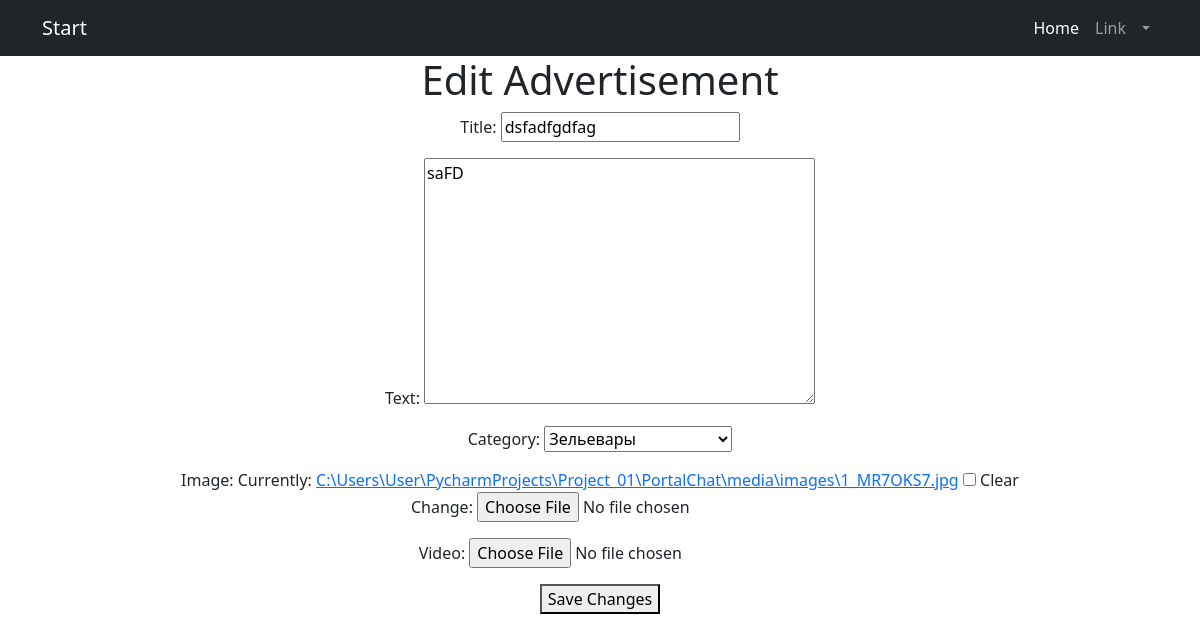
The page /accounts/advertisement/update/2/ (signed in) on the database as committed earlier.
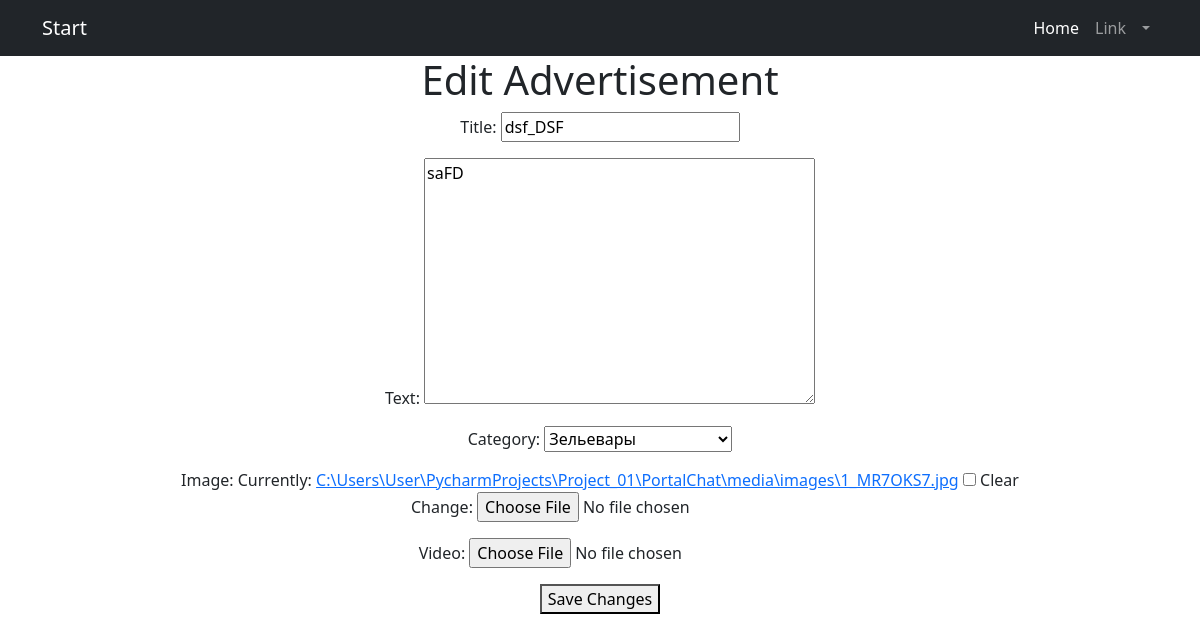
The same page on the database as committed later.
### chat/models.py (models this page shows, shortened)
class Advertisement(models.Model):
    user = models.ForeignKey(settings.AUTH_USER_MODEL, on_delete=models.CASCADE)
    title = models.CharField(max_length=100)
    text = models.TextField()
    image = models.ImageField(upload_to='images/', blank=True, null=True)
    video = models.FileField(upload_to='videos/', blank=True, null=True)
    content = RichTextField()
    category_choices = [
        ('Tanks', 'Танки'),
        ('Healers', 'Хилы'),
        ('DPS', 'ДД'),
        ('Traders', 'Торговцы'),
        ('Guild Masters', 'Гилдмастеры'),
        ('Quest Givers', 'Квестгиверы'),
        ('Blacksmiths', 'Кузнецы'),
        ('Leatherworkers', 'Кожевники'),
        ('Alchemists', 'Зельевары'),
        ('Spellcasters', 'Мастера заклинаний'),
    ]
    category = models.CharField(max_length=20, choices=category_choices)

### chat/views.py (the view, shortened to what this page needs)
# urls.py: path('advertisement/update/<int:pk>/', AdvertisementUpdateView.as_view(), name='advertisement_update'),
class AdvertisementUpdateView(LoginRequiredMixin, UpdateView):
    model = Advertisement
    fields = ['title', 'text', 'category', 'image', 'video']
    template_name = 'advertisement_update.html'
    def dispatch(self, request, *args, **kwargs):
        obj = self.get_object()
        if obj.user != self.request.user:
            raise PermissionDenied
        return super().dispatch(request, *args, **kwargs)
    success_url = reverse_lazy('home')

### chat/templates/advertisement_update.html (shortened to what this page needs)
{% extends 'default.html' %}
{% block content %}
<html>
<head>
</head>
<body>
    <h1>Edit Advertisement</h1>
    <form method="post">
        {{ form.as_p }}
        <button type="submit">Save Changes</button>
    </form>
</body>
</html>
{% endblock %}

Rows that differ between the two databases and show on the page:
changed Advertisement "saFD": title "dsfadfgdfag" → "dsf_DSF"
